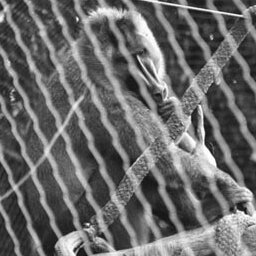
%> input picture Lab1/images/primatecaged.jpg, 256 x 256 px
$ octave free_caged_animals.m   (GNU Octave 9; MATLAB toolbox functions it lacks are replaced by stand-ins)
%> lines starting %> are read from the running program, lines starting %| are printed output that depends on the picture
% read in the image and locate the peak points
P = imread('primatecaged.jpg');
%> P is the input picture: size 256x256x3 uint8; min 10, max 255, mean 106.7
P = rgb2gray(P);
%> P: size 256x256 uint8
figure;
imshow(P);

F = fft2(P);
S = abs(F);
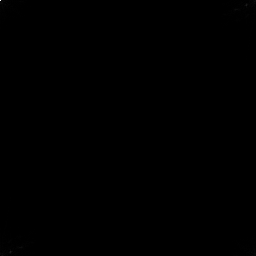
%> S: size 256x256 double; min 5.57, max 6991143, mean 4195; drawn with min black and max white
figure;
imagesc(fftshift(S.^0.1));
colormap('default');
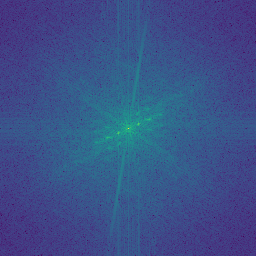
%> displayed picture: size 256x256x3, on the screen's scale of 0 to 255; mean R, G, B 58.7, 80.8, 137

figure;
imagesc(S.^0.1);
colormap('default');
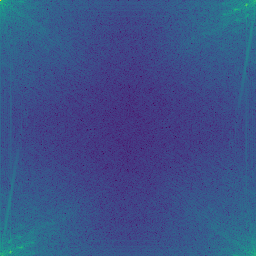
%> displayed picture: size 256x256x3, on the screen's scale of 0 to 255; mean R, G, B 58.7, 80.8, 137; mean of the top-left, top-right, bottom-left and bottom-right quarters 92, 92.4, 92.4, 91.9

% remove the peaks
x1 = 11; y1 = 252;
x2 = 22; y2 = 248;
x3 = 18; y3 = 248;
x4 = 247; y4 = 5;
x5 = 238; y5 = 10;
x6 = 234; y6 = 11;
F1 = F;
F1(y1-2:y1+2, x1-2:x1+2) = 0;
F1(y2-2:y2+2, x2-2:x2+2) = 0;
F1(y3-2:y3+2, x3-2:x3+2) = 0;
F1(y4-2:y4+2, x4-2:x4+2) = 0;
F1(y5-2:y5+2, x5-2:x5+2) = 0;
F1(y6-2:y6+2, x6-2:x6+2) = 0;
S1 = abs(F1);
figure;
imagesc(fftshift(S1.^0.1));
colormap('default');
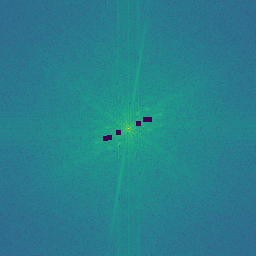
%> displayed picture: size 256x256x3, on the screen's scale of 0 to 255; mean R, G, B 39.1, 127.9, 141.2
figure;
imagesc(S1.^0.1);
colormap('default');
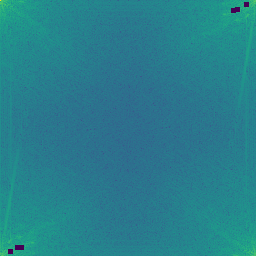
%> displayed picture: size 256x256x3, on the screen's scale of 0 to 255; mean R, G, B 39.1, 127.9, 141.2; mean of the top-left, top-right, bottom-left and bottom-right quarters 102.8, 102.7, 102.7, 102.7

% inverse the FT and display the image
%> (the run ends here)
